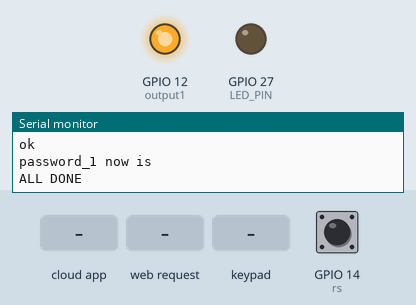
The sketch below on a simulated ESP32-C3. Parts: output pins drawn as LEDs (lit = HIGH), the last lines printed to the serial monitor. The test bench sets the inputs (shaded band); at power-on: GPIO 14 (rs) HIGH. WiFi joins after 1.5 s; servers stay silent unless stated; network time is answered at once with the bench clock; the local clock reads 2024-03-15 10:24:30 at power-on unless the sketch sets it; the Firebase database answers and starts empty.

Above: at 3.6 s.
3.7 s: the phone or cloud app sets PW1 to 0
5.2 s: the phone or cloud app sets D1 to 1
At 5.5 s:
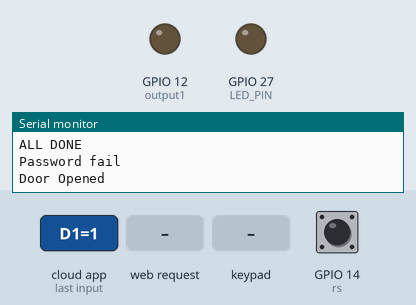
6.7 s: HTTP request GET /D1 received
8.2 s: key '1' pressed
9.7 s: the phone or cloud app sets PWTemp to 1
11.2 s: keypad keys 1 9 1 8 5 1 7 # pressed 0.4 s apart
Timing chart, 0 to 14.2 s (numbered marks = the images above; inputs shaded):
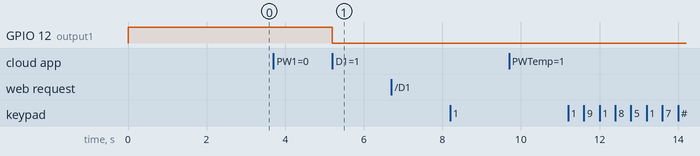

Measured:
- after the input at 5.2 s, GPIO 12 (output1): HIGH → LOW at once

The sketch:

esp32c3_drlk_WM_FDB_ver8.ino
```cpp
#include <Keypad.h>
#include <Arduino.h>
#include <WiFi.h>
#include <WebServer.h>
#include <WiFiManager.h>
#include <NTPClient.h>
#include <Firebase_ESP_Client.h>

#include "addons/TokenHelper.h"
#include "addons/RTDBHelper.h"
String ele = "drlk";
WiFiServer server(80);

String header;

WiFiUDP ntpUDP;
NTPClient timeClient(ntpUDP, "time.stdtime.gov.tw");

#define ROW_NUM     4  // four rows
#define COLUMN_NUM  4  // four columns

unsigned long currentTime = millis();
unsigned long previousTime = 0;
const long timeoutTime = 2000;

#define DATABASE_URL "https://esp8266-ai2-default-rtdb.firebaseio.com"
#define API_KEY "AIzaSyAF4OdtYUAomk_4WnvE5MXb_nphlQ33UyA"
#define USER_EMAIL "smart.stuff.18340@gmail.com"
#define USER_PASSWORD "Rayed18340"
FirebaseData fbdo, fbdo_ALL, fbdo_Password, fbdo_OT;
FirebaseAuth auth;
FirebaseConfig config;
unsigned long sendDataPrevMillis = 0;
int count = 0;
bool signupOK = false;
int output1 = 12;
int rs = 14;
int LED_PIN = 27;
char keys[ROW_NUM][COLUMN_NUM] = {
  {'1', '2', '3', 'A'},
  {'4', '5', '6', 'B'},
  {'7', '8', '9', 'C'},
  {'*', '0', '#', 'D'}
};
// byte pin_rows[ROW_NUM] = {1, 2, 3, 4};
// byte pin_column[COLUMN_NUM] = {5, 6, 7, 8};
byte pin_rows[ROW_NUM] = {19, 18, 5, 17};
byte pin_column[COLUMN_NUM] = {16, 4, 0, 2};
Keypad keypad = Keypad( makeKeymap(keys), pin_rows, pin_column, ROW_NUM, COLUMN_NUM );

String password_1 = "";
String password_temp = "";
String temp_time = "";
String input_password;

String A = WiFi.macAddress();
String a = "\\\"";
String IP = "";
String STAT1 = A + "/D1";
String CNSTAT = A + "/esp";

String OnNum = "1";
String CloseNum = "0";

void setup() {
  Serial.begin(115200);
  input_password.reserve(17);
  pinMode(output1, OUTPUT);   digitalWrite(output1, HIGH);
  pinMode(LED_PIN, OUTPUT);   digitalWrite(LED_PIN, HIGH);
  pinMode(rs, INPUT_PULLUP);  digitalWrite(rs, HIGH);

  WiFiManager wifiManager;
  // wifiManager.resetSettings();
  if (digitalRead(rs) == LOW) {
    wifiManager.resetSettings();
  }
  digitalWrite(LED_PIN, LOW);
  wifiManager.autoConnect("sMART sTUFF");

  A = WiFi.macAddress();
  IP = WiFi.localIP().toString();
  timeClient.begin();
  timeClient.setTimeOffset(28800);

  config.api_key = API_KEY;
  config.database_url = DATABASE_URL;
  auth.user.email = USER_EMAIL;
  auth.user.password = USER_PASSWORD;
  if (Firebase.signUp(&config, &auth, "", "")) {
    Serial.println("ok");
    signupOK = true;
  } else {
    Serial.printf("%s\n", config.signer.signupError.message.c_str());
  }

  config.token_status_callback = tokenStatusCallback;
  Firebase.begin(&config, &auth);
  Firebase.reconnectWiFi(true);

  if (!Firebase.RTDB.beginStream(&fbdo_ALL, A)) {
    Serial.print ("ALL begin error ");
    Serial.println(fbdo_ALL.errorReason());
  }
  if (!Firebase.RTDB.beginStream(&fbdo_Password, A + "/Password")) {
    Serial.print ("Password begin error ");
    Serial.println(fbdo_ALL.errorReason());
  }

  Firebase.RTDB.setString(&fbdo_ALL, STAT1, CloseNum);
  Firebase.RTDB.setString(&fbdo_ALL, CNSTAT, "0");
  Firebase.RTDB.setString(&fbdo_Password, A + "/Password/PWTemp", "0");
  if (Firebase.RTDB.getString(&fbdo_Password, A + "/Password/PW1")){
    password_1 = fbdo_Password.stringData();
    Serial.println("password_1 now is " + password_1);
  }
  Serial.println("ALL DONE");
  server.begin();


}

void loop() {
  door_open();
  WEB();
  ReadStat();
  time();

  if (Firebase.isTokenExpired()){
    Firebase.refreshToken(&config);
    Firebase.RTDB.setString(&fbdo_ALL, CNSTAT, "1");
    Serial.println("Refresh token");
  }
}
void door_open(){
  char key = keypad.getKey();

  if (key) {
    Serial.print(key);

    if (key == '*') {
      input_password = "";
      Serial.println(" ");
      Serial.println("Reset Input");
    }
    else if (key == '#') {
      if (a + input_password + a == password_1 || input_password == password_temp) {
        Serial.println(" ");
        Serial.println("Valid Password => unlock the door");
      }
      else {
        Serial.println(" ");
        Serial.println("Invalid Password => Try again");
      }
      input_password = "";
    }
    else {
      input_password += key;
    }
  }
}
void WEB() {
  WiFiClient client = server.available();
  if (client) {
    Serial.println("New Client.");
    String currentLine = "";
    currentTime = millis();
    previousTime = currentTime;
    while (client.connected() && currentTime - previousTime <= timeoutTime) {
      currentTime = millis();
      if (client.available()) {
        // header = client.readStringUntil('\r');
        char c = client.read();
        Serial.write(c);
        header += c;
        if (c == '\n') {
          if (currentLine.length() == 0) {
            client.println("HTTP/1.1 200 OK");
            client.println("Content-type:text/html");
            client.println("Connection: close");
            client.println();
            Serial.println(header);

            client.println("<!DOCTYPE html><html>");
            client.println("<head><meta charset='utf-8' name=\"viewport\" content=\"width=device-width, initial-scale=1\">");
            client.println("<link rel=\"icon\" href=\"data:,\">");
            client.println("<style>html { font-family: Helvetica; display: inline-block; margin: 0px auto; text-align: center;}</style>");
            client.println("</head><body>");
            client.println("<h1>MAC=" + A + "</h1>");
            client.println("<h2>ELEMENT=" + ele + "</h2>");
            client.println("<h3>裝置名稱 = sMART sTUFF 智慧門鎖</h3>");
            client.println("<h4>IP=" + IP + "</h4>");
            client.println("</body></html>");
            client.println();
            break;
          } else {
            currentLine = "";
          }
        } else if (c != '\r') {
          currentLine += c;
        }
      }
    }
    header = "";
    client.stop();
  }
}
void ReadStat(){
  if (Firebase.ready() && signupOK) {
    if (!Firebase.RTDB.readStream(&fbdo_ALL)) {
      Serial.print("D1 read error：");
      Serial.println(fbdo_ALL.errorReason());
    }
    if (fbdo_ALL.streamAvailable()) {
      if (fbdo_ALL.dataPath() == "/D1"){
        if (fbdo_ALL.stringData() == CloseNum) {
          digitalWrite(output1, HIGH);
          Serial.println("Door Locked");
        } else if (fbdo_ALL.stringData() == OnNum) {
          digitalWrite(output1, LOW);
          Serial.println("Door Opened");
        }
      }
      if (fbdo_ALL.dataPath() == "/esp"){
        if(fbdo_ALL.dataType() == "string"){
          if (fbdo_ALL.stringData() == "1") {
            Firebase.RTDB.setString(&fbdo_ALL, CNSTAT, "2");
          }
        }
      }
    }

    if (!Firebase.RTDB.readStream(&fbdo_Password)) {
      Serial.print("Password read error：");
      Serial.println(fbdo_Password.errorReason());
    }
    if (fbdo_Password.streamAvailable()) {
      if (fbdo_Password.dataPath() == "/PW1"){
        if(fbdo_Password.dataType() == "string"){
          if (fbdo_Password.stringData() != "0"){
            password_1 = fbdo_Password.stringData();
            Serial.println("password_1 now is " + password_1);
          }
          else{
            password_1 = "";
            Serial.println("Password fail");
          }
        }
      }
      if (fbdo_Password.dataPath() == "/PWTemp"){
        if(fbdo_Password.dataType() == "string"){
          if (fbdo_Password.stringData() != "0"){
            password_temp = fbdo_Password.stringData();
            temp_time_saving();
            Serial.println("password_temp now is " + password_temp);
          }
          else {
            temp_time = "";
            Serial.println("Temp Password fail");
          }
        }
      }
    }
  }
}
void temp_time_saving(){
  timeClient.update();
  temp_time = timeClient.getMinutes();
  Serial.println("Temp Password Saving Time：" + temp_time);
}
void time(){
  timeClient.update();
  if (timeClient.getSeconds() > 0 & timeClient.getSeconds() < 3) {
    if(temp_time != ""){
      int g = timeClient.getMinutes() - temp_time.toInt();
      if(g > 0){
        if(g == 3){
          Serial.println("Temp Password fail");
          Firebase.RTDB.setString(&fbdo_ALL, A + "/Password/PWTemp", "0");
          temp_time = "";
          password_temp = "";
        }
      }
      else if(g < 0){
        if(g == (-57)){
          Serial.println("Temp Password fail");
          Firebase.RTDB.setString(&fbdo_ALL, A + "/Password/PWTemp", "0");
          temp_time = "";
          password_temp = "";
        }
      }
    }
  }
}
```
